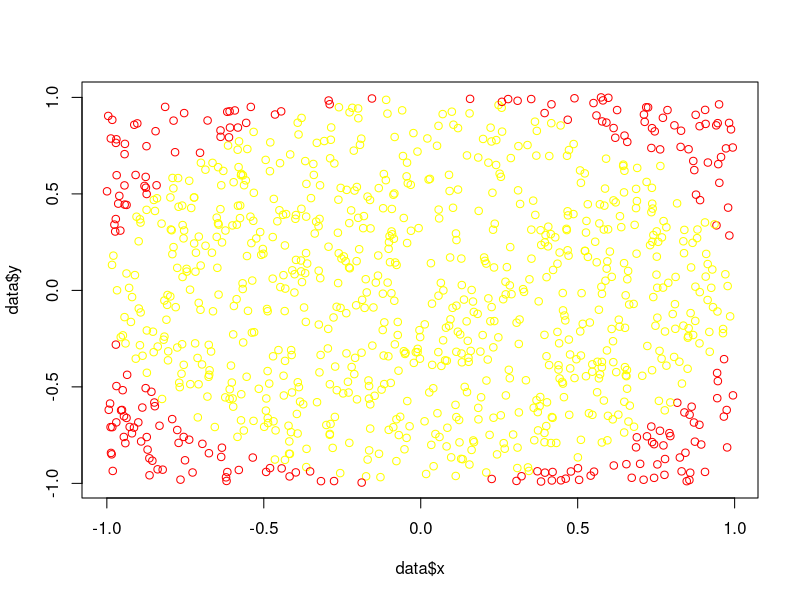
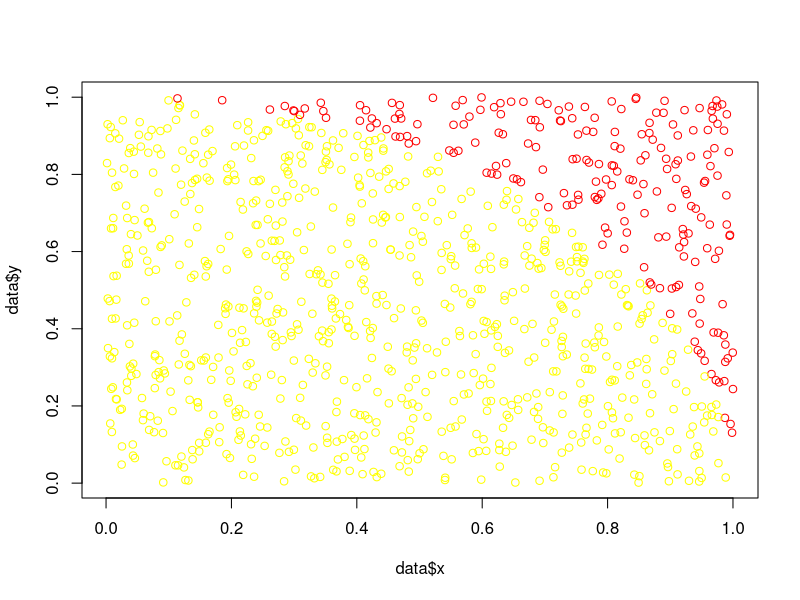
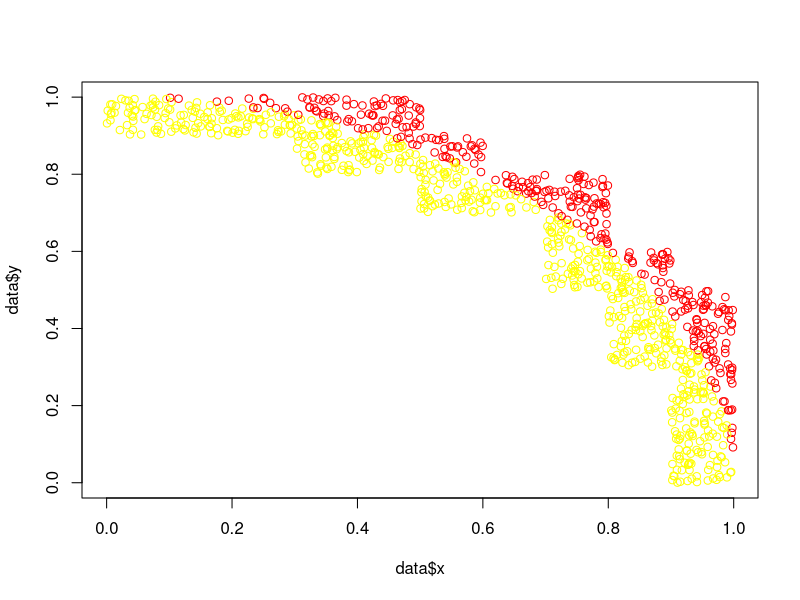

The R source for these figures, in order:
## ---- chunk 1
knitr::opts_chunk$set(echo = TRUE)
GAP <- 1
## ---- chunk 2
pi
## ---- chunk 3
x <- runif(n = GAP, min = GAP, max = GAP)
y <- GAP
## ---- chunk 4
x <- runif(n = 1, min = -1, max = 1)
y <- runif(n = 1, min = -1, max = 1)
## ---- chunk 5
dist <- x**2 + y**2
print(dist)
## ---- chunk 6
if (dist <= GAP) {
  GAP
} else {
  GAP
}
## ---- chunk 7
if (dist <= 1) {
  print("inside")
} else {
  print("outside")
}
## ---- chunk 8
for (i in 1:10) {
  x <- runif(n = 1, min = -1, max = 1)
  y <- runif(n = 1, min = -1, max = 1)
  dist <- x**2 + y**2
  if (dist <= 1) {
    print("inside")
  } else {
    print("outside")
  }
}
## ---- chunk 9
n_insides <- 0
n_insides <- n_insides + 1
print(n_insides)
## ---- chunk 10
v_insides <- rep(x = 0, 10)
v_insides[2] <- 1
print(v_insides)
## ---- chunk 11
n <- 1000
v_insides <- rep(x = 0, n)
for (i in 1:n) {
  x <- runif(n = 1, min = -1, max = 1)
  y <- runif(n = 1, min = -1, max = 1)
  dist <- x**2 + y**2
  if (dist <= 1) {
    v_insides[i] <- 1
  }
}
sum(v_insides)

## ---- chunk 12
n <- 1000
v_insides <- rep(x = 0, n)
for (i in 1:n) {
  x <- runif(n = 1, min = -1, max = 1)
  y <- runif(n = 1, min = -1, max = 1)
  dist <- x**2 + y**2
  if (dist <= 1) {
    v_insides[i] <- 1
  }
}
## ---- chunk 13
selfmade_pi <- sum(v_insides) / length(v_insides) * 4
print(selfmade_pi)

## ---- chunk 14
selfmade_pi <- sum(v_insides) / length(v_insides) * 4
print(selfmade_pi)
## ---- chunk 15
check_pi_digits <- function(aprox_pi) {
  for (i in 1:20) {  
    rev <- floor(pi * 10**i)
    test <- floor(aprox_pi * 10**i)
    if (test != rev){
      return(i-1)
    }
  }
}

check_pi_digits(selfmade_pi)
## ---- chunk 16
n <- 10e6
data <- data.frame(
  x = runif(n = n, min = -1, max = 1),
  y = runif(n = n, min = -1, max = 1)
)
data$dist <- data$x * data$x + data$y * data$y
data$inside <- 2 - ceiling(data$dist)
selfmade_pi_opt1 <- sum(data$inside) / length(data$inside) * 4

head(data)
## ---- chunk 17
selfmade_pi_opt1
pi
check_pi_digits(selfmade_pi_opt1)
## ---- chunk 18
n_plot <- 1e3
data <- data.frame(
  x = runif(n = n_plot, min = -1, max = 1),
  y = runif(n = n_plot, min = -1, max = 1)
)
data$dist <- data$x * data$x + data$y * data$y
data$inside <- 2 - ceiling(data$dist)
colors <- heat.colors(2)
plot(data$x, data$y,
  col = colors[data$inside + 1]
)
## ---- chunk 19
n <- 10e6
data <- data.frame(
  x = runif(n = n),
  y = runif(n = n)
)
data$dist <- data$x * data$x + data$y * data$y
data$inside <- 2 - ceiling(data$dist)
selfmade_pi_opt2 <- sum(data$inside) / length(data$inside) * 4
## ---- chunk 20
selfmade_pi_opt2
pi
check_pi_digits(selfmade_pi_opt2)
## ---- chunk 21
n_plot <- 1e3
data <- data.frame(
  x = runif(n = n_plot),
  y = runif(n = n_plot)
)
data$dist <- data$x * data$x + data$y * data$y
data$inside <- 2 - ceiling(data$dist)
colors <- heat.colors(2)
plot(data$x, data$y,
  col = colors[data$inside + 1]
)
## ---- chunk 22
quader <- c(
  1,
  1,
  1,
  1,
  1,
  9 / 10,
  9 / 10,
  9 / 10,
  8 / 10,
  8 / 10,
  8 / 10,
  7 / 10,
  6 / 10,
  6 / 10,
  5 / 10,
  4 / 10,
  5 / 10,
  4 / 10,
  3 / 10,
  2 / 10,
  1 / 10
)
data <- data.frame(
  x = runif(n = n_plot, min = quader - 1 / 10, max = quader),
  y = runif(n = n_plot, min = rev(quader) - 1 / 10, max = rev(quader))
)
data$dist <- data$x * data$x + data$y * data$y
data$inside <- 2 - ceiling(data$dist)
colors <- heat.colors(2)
plot(data$x, data$y,
  col = colors[data$inside + 1]
)

## ---- chunk 23
n <- round(21e6 / 21, 0)
quader <- c(
  1,
  1,
  1,
  1,
  1,
  9 / 10,
  9 / 10,
  9 / 10,
  8 / 10,
  8 / 10,
  8 / 10,
  7 / 10,
  6 / 10,
  6 / 10,
  5 / 10,
  4 / 10,
  5 / 10,
  4 / 10,
  3 / 10,
  2 / 10,
  1 / 10
)
data <- data.frame(
  x = runif(n = n * length(quader), min = quader - 1 / 10, max = quader),
  y = runif(n = n * length(quader), min = rev(quader) - 1 / 10, max = rev(quader))
)
data$dist <- data$x * data$x + data$y * data$y
data$inside <- 2 - ceiling(data$dist)
selfmade_pi_opt3 <- (sum(data$inside) + n * 65) / (n * 100) * 4

## ---- chunk 24
selfmade_pi_opt3
pi
check_pi_digits(selfmade_pi_opt3)
